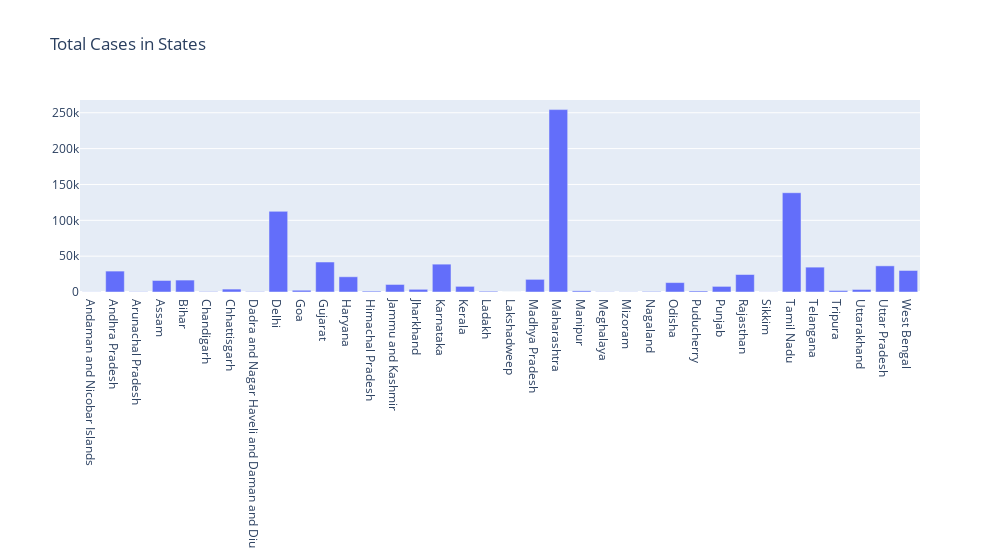

Write notebook code for a chart like this one.
### Code cell
data = go.Data([go.Bar(x=states_cases['States'], y=states_cases['Total Cases'], orientation='v')])
layout = go.Layout(title="Total Cases in States", width=1000)
fig = go.Figure(data=data, layout=layout)
iplot(fig)

### Figure 1 — Plotly figure (JSON) as saved in the notebook; plotly's stock layout.template omitted (floating-point values rounded to 4 significant figures)
{"data": [{"orientation": "v", "type": "bar", "x": ["Andaman and Nicobar Islands", "Andhra Pradesh", "Arunachal Pradesh", "Assam", "Bihar", "Chandigarh", "Chhattisgarh", "Dadra and Nagar Haveli and Daman and Diu", "Delhi", "Goa", "Gujarat", "Haryana", "Himachal Pradesh", "Jammu and Kashmir", "Jharkhand", "Karnataka", "Kerala", "Ladakh", "Lakshadweep", "Madhya Pradesh", "Maharashtra", "Manipur", "Meghalaya", "Mizoram", "Nagaland", "Odisha", "Puducherry", "Punjab", "Rajasthan", "Sikkim", "Tamil Nadu", "Telangana", "Tripura", "Uttarakhand", "Uttar Pradesh", "West Bengal"], "y": [163, 29168, 359, 16071, 16642, 559, 4059, 479, 112494, 2453, 41820, 21240, 1213, 10513, 3756, 38843, 7873, 1086, 0, 17632, 254427, 1609, 306, 231, 774, 13121, 1418, 7821, 24392, 153, 138470, 34671, 2054, 3537, 36476, 30013]}], "layout": {"title": {"text": "Total Cases in States"}, "width": 1000}}
